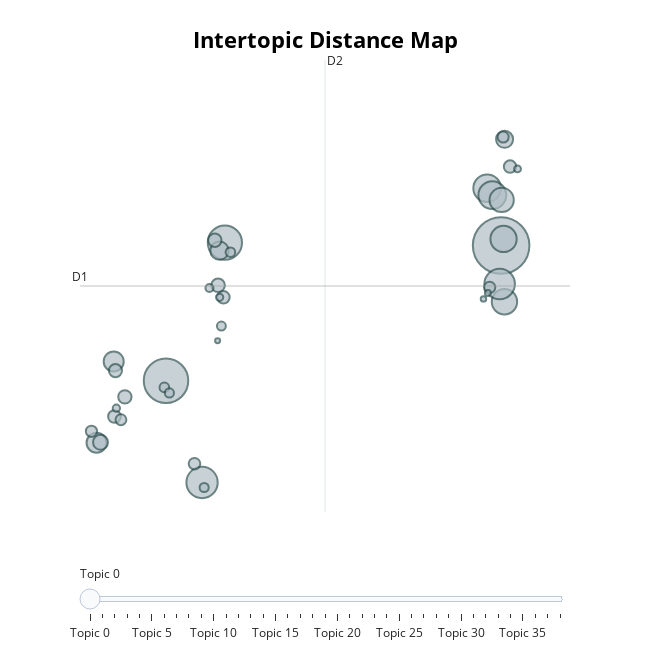

The notebook cell saved with this chart:
### Code cell
topic_model.visualize_topics(custom_labels=True)

### Figure 1 — Plotly figure (JSON) as saved in the notebook; plotly's stock layout.template omitted (floating-point values rounded to 4 significant figures)
{"data": [{"customdata": [[0, "Social Media", 224046], [1, "Politics", 138541], [2, "Gaming", 82030], [3, "General Activities", 68719], [4, "Music", 53523], [5, "Traveling", 48296], [6, "Fashion & Style", 45161], [7, "Gadgets & Devices", 54261], [8, "Programming", 41244], [9, "Relationships", 65085], [10, "Weather", 28130], [11, "Movies & TV", 27928], [12, "Religion", 23633], [13, "Pets & Animals", 20389], [14, "Journalism", 15676], [15, "Books & Literature", 12958], [16, "Trivia & Fun Facts", 12524], [17, "Self-Improvement", 12456], [18, "Climate Change", 11976], [19, "Immigration", 11249], [20, "Urban Life", 10895], [21, "Mental Health", 10887], [22, "Agriculture", 9430], [23, "Personal Finance", 9025], [24, "Nature & Outdoors", 8642], [25, "Social Issues", 8261], [26, "War & Conflict", 6507], [27, "Sports & Fitness", 6470], [28, "Law & Justice", 5874], [29, "Sustainability", 5852], [30, "Organic Food", 5582], [31, "Economy", 8782], [32, "AI & Machine Learning", 4492], [33, "Human Rights", 3736], [34, "Physical Health", 3685], [35, "School & Education", 3320], [36, "Crypto & Blockchain", 2520], [37, "Business & Startups", 2074], [38, "Veganism & Diets", 1734]], "hovertemplate": "<b>Topic %{customdata[0]}</b><br>%{customdata[1]}<br>Size: %{customdata[2]}", "legendgroup": "", "marker": {"color": "#B0BEC5", "line": {"color": "DarkSlateGrey", "width": 2}, "size": [224046, 138541, 82030, 68719, 53523, 48296, 45161, 54261, 41244, 65085, 28130, 27928, 23633, 20389, 15676, 12958, 12524, 12456, 11976, 11249, 10895, 10887, 9430, 9025, 8642, 8261, 6507, 6470, 5874, 5852, 5582, 8782, 4492, 3736, 3685, 3320, 2520, 2074, 1734], "sizemode": "area", "sizeref": 140.0, "symbol": "circle"}, "mode": "markers", "name": "", "orientation": "v", "showlegend": false, "type": "scatter", "x": [15.14, -0.07923, 2.594, 1.557, 14.5, 15.25, 15.29, 14.74, 15.16, 15.07, -2.454, -3.233, 2.348, 15.29, -3.053, 2.285, 2.137, -1.947, -2.374, -2.419, 15.54, 2.528, 1.213, 14.61, 15.23, -2.125, -0.1545, 2.845, 0.07388, 1.653, 2.435, -3.464, 1.893, -2.333, 2.356, 15.88, 14.54, 14.33, 2.262], "xaxis": "x", "y": [7.159, 4.769, 7.209, 2.973, 8.169, 7.274, 6.164, 8.049, 7.963, 6.479, 5.11, 3.675, 7.068, 9.034, 3.682, 6.456, 7.252, 4.485, 4.949, 4.139, 8.552, 6.244, 3.305, 6.419, 9.073, 4.082, 4.653, 7.039, 4.555, 2.884, 5.736, 3.877, 6.407, 4.285, 6.244, 8.511, 6.322, 6.216, 5.474], "yaxis": "y"}], "layout": {"annotations": [{"showarrow": false, "text": "D1", "x": -3.984, "y": 6.443, "yshift": 10}, {"showarrow": false, "text": "D2", "x": 7.139, "xshift": 10, "y": 10.43}], "height": 650, "hoverlabel": {"bgcolor": "white", "font": {"family": "Rockwell", "size": 16}}, "legend": {"itemsizing": "constant", "tracegroupgap": 0}, "margin": {"t": 60}, "shapes": [{"line": {"color": "#CFD8DC", "width": 2}, "type": "line", "x0": 7.139, "x1": 7.139, "y0": 2.452, "y1": 10.43}, {"line": {"color": "#9E9E9E", "width": 2}, "type": "line", "x0": -3.984, "x1": 18.26, "y0": 6.443, "y1": 6.443}], "sliders": [{"active": 0, "pad": {"t": 50}, "steps": [{"args": [{"marker.color": [["red", "#B0BEC5", "#B0BEC5", "#B0BEC5", "#B0BEC5", "#B0BEC5", "#B0BEC5", "#B0BEC5", "#B0BEC5", "#B0BEC5", "#B0BEC5", "#B0BEC5", "#B0BEC5", "#B0BEC5", "#B0BEC5", "#B0BEC5", "#B0BEC5", "#B0BEC5", "#B0BEC5", "#B0BEC5", "#B0BEC5", "#B0BEC5", "#B0BEC5", "#B0BEC5", "#B0BEC5", "#B0BEC5", "#B0BEC5", "#B0BEC5", "#B0BEC5", "#B0BEC5", "#B0BEC5", "#B0BEC5", "#B0BEC5", "#B0BEC5", "#B0BEC5", "#B0BEC5", "#B0BEC5", "#B0BEC5", "#B0BEC5"]]}], "label": "Topic 0", "method": "update"}, {"args": [{"marker.color": [["#B0BEC5", "red", "#B0BEC5", "#B0BEC5", "#B0BEC5", "#B0BEC5", "#B0BEC5", "#B0BEC5", "#B0BEC5", "#B0BEC5", "#B0BEC5", "#B0BEC5", "#B0BEC5", "#B0BEC5", "#B0BEC5", "#B0BEC5", "#B0BEC5", "#B0BEC5", "#B0BEC5", "#B0BEC5", "#B0BEC5", "#B0BEC5", "#B0BEC5", "#B0BEC5", "#B0BEC5", "#B0BEC5", "#B0BEC5", "#B0BEC5", "#B0BEC5", "#B0BEC5", "#B0BEC5", "#B0BEC5", "#B0BEC5", "#B0BEC5", "#B0BEC5", "#B0BEC5", "#B0BEC5", "#B0BEC5", "#B0BEC5"]]}], "label": "Topic 1", "method": "update"}, {"args": [{"marker.color": [["#B0BEC5", "#B0BEC5", "red", "#B0BEC5", "#B0BEC5", "#B0BEC5", "#B0BEC5", "#B0BEC5", "#B0BEC5", "#B0BEC5", "#B0BEC5", "#B0BEC5", "#B0BEC5", "#B0BEC5", "#B0BEC5", "#B0BEC5", "#B0BEC5", "#B0BEC5", "#B0BEC5", "#B0BEC5", "#B0BEC5", "#B0BEC5", "#B0BEC5", "#B0BEC5", "#B0BEC5", "#B0BEC5", "#B0BEC5", "#B0BEC5", "#B0BEC5", "#B0BEC5", "#B0BEC5", "#B0BEC5", "#B0BEC5", "#B0BEC5", "#B0BEC5", "#B0BEC5", "#B0BEC5", "#B0BEC5", "#B0BEC5"]]}], "label": "Topic 2", "method": "update"}, {"args": [{"marker.color": [["#B0BEC5", "#B0BEC5", "#B0BEC5", "red", "#B0BEC5", "#B0BEC5", "#B0BEC5", "#B0BEC5", "#B0BEC5", "#B0BEC5", "#B0BEC5", "#B0BEC5", "#B0BEC5", "#B0BEC5", "#B0BEC5", "#B0BEC5", "#B0BEC5", "#B0BEC5", "#B0BEC5", "#B0BEC5", "#B0BEC5", "#B0BEC5", "#B0BEC5", "#B0BEC5", "#B0BEC5", "#B0BEC5", "#B0BEC5", "#B0BEC5", "#B0BEC5", "#B0BEC5", "#B0BEC5", "#B0BEC5", "#B0BEC5", "#B0BEC5", "#B0BEC5", "#B0BEC5", "#B0BEC5", "#B0BEC5", "#B0BEC5"]]}], "label": "Topic 3", "method": "update"}, {"args": [{"marker.color": [["#B0BEC5", "#B0BEC5", "#B0BEC5", "#B0BEC5", "red", "#B0BEC5", "#B0BEC5", "#B0BEC5", "#B0BEC5", "#B0BEC5", "#B0BEC5", "#B0BEC5", "#B0BEC5", "#B0BEC5", "#B0BEC5", "#B0BEC5", "#B0BEC5", "#B0BEC5", "#B0BEC5", "#B0BEC5", "#B0BEC5", "#B0BEC5", "#B0BEC5", "#B0BEC5", "#B0BEC5", "#B0BEC5", "#B0BEC5", "#B0BEC5", "#B0BEC5", "#B0BEC5", "#B0BEC5", "#B0BEC5", "#B0BEC5", "#B0BEC5", "#B0BEC5", "#B0BEC5", "#B0BEC5", "#B0BEC5", "#B0BEC5"]]}], "label": "Topic 4", "method": "update"}, {"args": [{"marker.color": [["#B0BEC5", "#B0BEC5", "#B0BEC5", "#B0BEC5", "#B0BEC5", "red", "#B0BEC5", "#B0BEC5", "#B0BEC5", "#B0BEC5", "#B0BEC5", "#B0BEC5", "#B0BEC5", "#B0BEC5", "#B0BEC5", "#B0BEC5", "#B0BEC5", "#B0BEC5", "#B0BEC5", "#B0BEC5", "#B0BEC5", "#B0BEC5", "#B0BEC5", "#B0BEC5", "#B0BEC5", "#B0BEC5", "#B0BEC5", "#B0BEC5", "#B0BEC5", "#B0BEC5", "#B0BEC5", "#B0BEC5", "#B0BEC5", "#B0BEC5", "#B0BEC5", "#B0BEC5", "#B0BEC5", "#B0BEC5", "#B0BEC5"]]}], "label": "Topic 5", "method": "update"}, {"args": [{"marker.color": [["#B0BEC5", "#B0BEC5", "#B0BEC5", "#B0BEC5", "#B0BEC5", "#B0BEC5", "red", "#B0BEC5", "#B0BEC5", "#B0BEC5", "#B0BEC5", "#B0BEC5", "#B0BEC5", "#B0BEC5", "#B0BEC5", "#B0BEC5", "#B0BEC5", "#B0BEC5", "#B0BEC5", "#B0BEC5", "#B0BEC5", "#B0BEC5", "#B0BEC5", "#B0BEC5", "#B0BEC5", "#B0BEC5", "#B0BEC5", "#B0BEC5", "#B0BEC5", "#B0BEC5", "#B0BEC5", "#B0BEC5", "#B0BEC5", "#B0BEC5", "#B0BEC5", "#B0BEC5", "#B0BEC5", "#B0BEC5", "#B0BEC5"]]}], "label": "Topic 6", "method": "update"}, {"args": [{"marker.color": [["#B0BEC5", "#B0BEC5", "#B0BEC5", "#B0BEC5", "#B0BEC5", "#B0BEC5", "#B0BEC5", "red", "#B0BEC5", "#B0BEC5", "#B0BEC5", "#B0BEC5", "#B0BEC5", "#B0BEC5", "#B0BEC5", "#B0BEC5", "#B0BEC5", "#B0BEC5", "#B0BEC5", "#B0BEC5", "#B0BEC5", "#B0BEC5", "#B0BEC5", "#B0BEC5", "#B0BEC5", "#B0BEC5", "#B0BEC5", "#B0BEC5", "#B0BEC5", "#B0BEC5", "#B0BEC5", "#B0BEC5", "#B0BEC5", "#B0BEC5", "#B0BEC5", "#B0BEC5", "#B0BEC5", "#B0BEC5", "#B0BEC5"]]}], "label": "Topic 7", "method": "update"}, {"args": [{"marker.color": [["#B0BEC5", "#B0BEC5", "#B0BEC5", "#B0BEC5", "#B0BEC5", "#B0BEC5", "#B0BEC5", "#B0BEC5", "red", "#B0BEC5", "#B0BEC5", "#B0BEC5", "#B0BEC5", "#B0BEC5", "#B0BEC5", "#B0BEC5", "#B0BEC5", "#B0BEC5", "#B0BEC5", "#B0BEC5", "#B0BEC5", "#B0BEC5", "#B0BEC5", "#B0BEC5", "#B0BEC5", "#B0BEC5", "#B0BEC5", "#B0BEC5", "#B0BEC5", "#B0BEC5", "#B0BEC5", "#B0BEC5", "#B0BEC5", "#B0BEC5", "#B0BEC5", "#B0BEC5", "#B0BEC5", "#B0BEC5", "#B0BEC5"]]}], "label": "Topic 8", "method": "update"}, {"args": [{"marker.color": [["#B0BEC5", "#B0BEC5", "#B0BEC5", "#B0BEC5", "#B0BEC5", "#B0BEC5", "#B0BEC5", "#B0BEC5", "#B0BEC5", "red", "#B0BEC5", "#B0BEC5", "#B0BEC5", "#B0BEC5", "#B0BEC5", "#B0BEC5", "#B0BEC5", "#B0BEC5", "#B0BEC5", "#B0BEC5", "#B0BEC5", "#B0BEC5", "#B0BEC5", "#B0BEC5", "#B0BEC5", "#B0BEC5", "#B0BEC5", "#B0BEC5", "#B0BEC5", "#B0BEC5", "#B0BEC5", "#B0BEC5", "#B0BEC5", "#B0BEC5", "#B0BEC5", "#B0BEC5", "#B0BEC5", "#B0BEC5", "#B0BEC5"]]}], "label": "Topic 9", "method": "update"}, {"args": [{"marker.color": [["#B0BEC5", "#B0BEC5", "#B0BEC5", "#B0BEC5", "#B0BEC5", "#B0BEC5", "#B0BEC5", "#B0BEC5", "#B0BEC5", "#B0BEC5", "red", "#B0BEC5", "#B0BEC5", "#B0BEC5", "#B0BEC5", "#B0BEC5", "#B0BEC5", "#B0BEC5", "#B0BEC5", "#B0BEC5", "#B0BEC5", "#B0BEC5", "#B0BEC5", "#B0BEC5", "#B0BEC5", "#B0BEC5", "#B0BEC5", "#B0BEC5", "#B0BEC5", "#B0BEC5", "#B0BEC5", "#B0BEC5", "#B0BEC5", "#B0BEC5", "#B0BEC5", "#B0BEC5", "#B0BEC5", "#B0BEC5", "#B0BEC5"]]}], "label": "Topic 10", "method": "update"}, {"args": [{"marker.color": [["#B0BEC5", "#B0BEC5", "#B0BEC5", "#B0BEC5", "#B0BEC5", "#B0BEC5", "#B0BEC5", "#B0BEC5", "#B0BEC5", "#B0BEC5", "#B0BEC5", "red", "#B0BEC5", "#B0BEC5", "#B0BEC5", "#B0BEC5", "#B0BEC5", "#B0BEC5", "#B0BEC5", "#B0BEC5", "#B0BEC5", "#B0BEC5", "#B0BEC5", "#B0BEC5", "#B0BEC5", "#B0BEC5", "#B0BEC5", "#B0BEC5", "#B0BEC5", "#B0BEC5", "#B0BEC5", "#B0BEC5", "#B0BEC5", "#B0BEC5", "#B0BEC5", "#B0BEC5", "#B0BEC5", "#B0BEC5", "#B0BEC5"]]}], "label": "Topic 11", "method": "update"}, {"args": [{"marker.color": [["#B0BEC5", "#B0BEC5", "#B0BEC5", "#B0BEC5", "#B0BEC5", "#B0BEC5", "#B0BEC5", "#B0BEC5", "#B0BEC5", "#B0BEC5", "#B0BEC5", "#B0BEC5", "red", "#B0BEC5", "#B0BEC5", "#B0BEC5", "#B0BEC5", "#B0BEC5", "#B0BEC5", "#B0BEC5", "#B0BEC5", "#B0BEC5", "#B0BEC5", "#B0BEC5", "#B0BEC5", "#B0BEC5", "#B0BEC5", "#B0BEC5", "#B0BEC5", "#B0BEC5", "#B0BEC5", "#B0BEC5", "#B0BEC5", "#B0BEC5", "#B0BEC5", "#B0BEC5", "#B0BEC5", "#B0BEC5", "#B0BEC5"]]}], "label": "Topic 12", "method": "update"}, {"args": [{"marker.color": [["#B0BEC5", "#B0BEC5", "#B0BEC5", "#B0BEC5", "#B0BEC5", "#B0BEC5", "#B0BEC5", "#B0BEC5", "#B0BEC5", "#B0BEC5", "#B0BEC5", "#B0BEC5", "#B0BEC5", "red", "#B0BEC5", "#B0BEC5", "#B0BEC5", "#B0BEC5", "#B0BEC5", "#B0BEC5", "#B0BEC5", "#B0BEC5", "#B0BEC5", "#B0BEC5", "#B0BEC5", "#B0BEC5", "#B0BEC5", "#B0BEC5", "#B0BEC5", "#B0BEC5", "#B0BEC5", "#B0BEC5", "#B0BEC5", "#B0BEC5", "#B0BEC5", "#B0BEC5", "#B0BEC5", "#B0BEC5", "#B0BEC5"]]}], "label": "Topic 13", "method": "update"}, {"args": [{"marker.color": [["#B0BEC5", "#B0BEC5", "#B0BEC5", "#B0BEC5", "#B0BEC5", "#B0BEC5", "#B0BEC5", "#B0BEC5", "#B0BEC5", "#B0BEC5", "#B0BEC5", "#B0BEC5", "#B0BEC5", "#B0BEC5", "red", "#B0BEC5", "#B0BEC5", "#B0BEC5", "#B0BEC5", "#B0BEC5", "#B0BEC5", "#B0BEC5", "#B0BEC5", "#B0BEC5", "#B0BEC5", "#B0BEC5", "#B0BEC5", "#B0BEC5", "#B0BEC5", "#B0BEC5", "#B0BEC5", "#B0BEC5", "#B0BEC5", "#B0BEC5", "#B0BEC5", "#B0BEC5", "#B0BEC5", "#B0BEC5", "#B0BEC5"]]}], "label": "Topic 14", "method": "update"}, {"args": [{"marker.color": [["#B0BEC5", "#B0BEC5", "#B0BEC5", "#B0BEC5", "#B0BEC5", "#B0BEC5", "#B0BEC5", "#B0BEC5", "#B0BEC5", "#B0BEC5", "#B0BEC5", "#B0BEC5", "#B0BEC5", "#B0BEC5", "#B0BEC5", "red", "#B0BEC5", "#B0BEC5", "#B0BEC5", "#B0BEC5", "#B0BEC5", "#B0BEC5", "#B0BEC5", "#B0BEC5", "#B0BEC5", "#B0BEC5", "#B0BEC5", "#B0BEC5", "#B0BEC5", "#B0BEC5", "#B0BEC5", "#B0BEC5", "#B0BEC5", "#B0BEC5", "#B0BEC5", "#B0BEC5", "#B0BEC5", "#B0BEC5", "#B0BEC5"]]}], "label": "Topic 15", "method": "update"}, {"args": [{"marker.color": [["#B0BEC5", "#B0BEC5", "#B0BEC5", "#B0BEC5", "#B0BEC5", "#B0BEC5", "#B0BEC5", "#B0BEC5", "#B0BEC5", "#B0BEC5", "#B0BEC5", "#B0BEC5", "#B0BEC5", "#B0BEC5", "#B0BEC5", "#B0BEC5", "red", "#B0BEC5", "#B0BEC5", "#B0BEC5", "#B0BEC5", "#B0BEC5", "#B0BEC5", "#B0BEC5", "#B0BEC5", "#B0BEC5", "#B0BEC5", "#B0BEC5", "#B0BEC5", "#B0BEC5", "#B0BEC5", "#B0BEC5", "#B0BEC5", "#B0BEC5", "#B0BEC5", "#B0BEC5", "#B0BEC5", "#B0BEC5", "#B0BEC5"]]}], "label": "Topic 16", "method": "update"}, {"args": [{"marker.color": [["#B0BEC5", "#B0BEC5", "#B0BEC5", "#B0BEC5", "#B0BEC5", "#B0BEC5", "#B0BEC5", "#B0BEC5", "#B0BEC5", "#B0BEC5", "#B0BEC5", "#B0BEC5", "#B0BEC5", "#B0BEC5", "#B0BEC5", "#B0BEC5", "#B0BEC5", "red", "#B0BEC5", "#B0BEC5", "#B0BEC5", "#B0BEC5", "#B0BEC5", "#B0BEC5", "#B0BEC5", "#B0BEC5", "#B0BEC5", "#B0BEC5", "#B0BEC5", "#B0BEC5", "#B0BEC5", "#B0BEC5", "#B0BEC5", "#B0BEC5", "#B0BEC5", "#B0BEC5", "#B0BEC5", "#B0BEC5", "#B0BEC5"]]}], "label": "Topic 17", "method": "update"}, {"args": [{"marker.color": [["#B0BEC5", "#B0BEC5", "#B0BEC5", "#B0BEC5", "#B0BEC5", "#B0BEC5", "#B0BEC5", "#B0BEC5", "#B0BEC5", "#B0BEC5", "#B0BEC5", "#B0BEC5", "#B0BEC5", "#B0BEC5", "#B0BEC5", "#B0BEC5", "#B0BEC5", "#B0BEC5", "red", "#B0BEC5", "#B0BEC5", "#B0BEC5", "#B0BEC5", "#B0BEC5", "#B0BEC5", "#B0BEC5", "#B0BEC5", "#B0BEC5", "#B0BEC5", "#B0BEC5", "#B0BEC5", "#B0BEC5", "#B0BEC5", "#B0BEC5", "#B0BEC5", "#B0BEC5", "#B0BEC5", "#B0BEC5", "#B0BEC5"]]}], "label": "Topic 18", "method": "update"}, {"args": [{"marker.color": [["#B0BEC5", "#B0BEC5", "#B0BEC5", "#B0BEC5", "#B0BEC5", "#B0BEC5", "#B0BEC5", "#B0BEC5", "#B0BEC5", "#B0BEC5", "#B0BEC5", "#B0BEC5", "#B0BEC5", "#B0BEC5", "#B0BEC5", "#B0BEC5", "#B0BEC5", "#B0BEC5", "#B0BEC5", "red", "#B0BEC5", "#B0BEC5", "#B0BEC5", "#B0BEC5", "#B0BEC5", "#B0BEC5", "#B0BEC5", "#B0BEC5", "#B0BEC5", "#B0BEC5", "#B0BEC5", "#B0BEC5", "#B0BEC5", "#B0BEC5", "#B0BEC5", "#B0BEC5", "#B0BEC5", "#B0BEC5", "#B0BEC5"]]}], "label": "Topic 19", "method": "update"}, {"args": [{"marker.color": [["#B0BEC5", "#B0BEC5", "#B0BEC5", "#B0BEC5", "#B0BEC5", "#B0BEC5", "#B0BEC5", "#B0BEC5", "#B0BEC5", "#B0BEC5", "#B0BEC5", "#B0BEC5", "#B0BEC5", "#B0BEC5", "#B0BEC5", "#B0BEC5", "#B0BEC5", "#B0BEC5", "#B0BEC5", "#B0BEC5", "red", "#B0BEC5", "#B0BEC5", "#B0BEC5", "#B0BEC5", "#B0BEC5", "#B0BEC5", "#B0BEC5", "#B0BEC5", "#B0BEC5", "#B0BEC5", "#B0BEC5", "#B0BEC5", "#B0BEC5", "#B0BEC5", "#B0BEC5", "#B0BEC5", "#B0BEC5", "#B0BEC5"]]}], "label": "Topic 20", "method": "update"}, {"args": [{"marker.color": [["#B0BEC5", "#B0BEC5", "#B0BEC5", "#B0BEC5", "#B0BEC5", "#B0BEC5", "#B0BEC5", "#B0BEC5", "#B0BEC5", "#B0BEC5", "#B0BEC5", "#B0BEC5", "#B0BEC5", "#B0BEC5", "#B0BEC5", "#B0BEC5", "#B0BEC5", "#B0BEC5", "#B0BEC5", "#B0BEC5", "#B0BEC5", "red", "#B0BEC5", "#B0BEC5", "#B0BEC5", "#B0BEC5", "#B0BEC5", "#B0BEC5", "#B0BEC5", "#B0BEC5", "#B0BEC5", "#B0BEC5", "#B0BEC5", "#B0BEC5", "#B0BEC5", "#B0BEC5", "#B0BEC5", "#B0BEC5", "#B0BEC5"]]}], "label": "Topic 21", "method": "update"}, {"args": [{"marker.color": [["#B0BEC5", "#B0BEC5", "#B0BEC5", "#B0BEC5", "#B0BEC5", "#B0BEC5", "#B0BEC5", "#B0BEC5", "#B0BEC5", "#B0BEC5", "#B0BEC5", "#B0BEC5", "#B0BEC5", "#B0BEC5", "#B0BEC5", "#B0BEC5", "#B0BEC5", "#B0BEC5", "#B0BEC5", "#B0BEC5", "#B0BEC5", "#B0BEC5", "red", "#B0BEC5", "#B0BEC5", "#B0BEC5", "#B0BEC5", "#B0BEC5", "#B0BEC5", "#B0BEC5", "#B0BEC5", "#B0BEC5", "#B0BEC5", "#B0BEC5", "#B0BEC5", "#B0BEC5", "#B0BEC5", "#B0BEC5", "#B0BEC5"]]}], "label": "Topic 22", "method": "update"}, {"args": [{"marker.color": [["#B0BEC5", "#B0BEC5", "#B0BEC5", "#B0BEC5", "#B0BEC5", "#B0BEC5", "#B0BEC5", "#B0BEC5", "#B0BEC5", "#B0BEC5", "#B0BEC5", "#B0BEC5", "#B0BEC5", "#B0BEC5", "#B0BEC5", "#B0BEC5", "#B0BEC5", "#B0BEC5", "#B0BEC5", "#B0BEC5", "#B0BEC5", "#B0BEC5", "#B0BEC5", "red", "#B0BEC5", "#B0BEC5", "#B0BEC5", "#B0BEC5", "#B0BEC5", "#B0BEC5", "#B0BEC5", "#B0BEC5", "#B0BEC5", "#B0BEC5", "#B0BEC5", "#B0BEC5", "#B0BEC5", "#B0BEC5", "#B0BEC5"]]}], "label": "Topic 23", "method": "update"}, {"args": [{"marker.color": [["#B0BEC5", "#B0BEC5", "#B0BEC5", "#B0BEC5", "#B0BEC5", "#B0BEC5", "#B0BEC5", "#B0BEC5", "#B0BEC5", "#B0BEC5", "#B0BEC5", "#B0BEC5", "#B0BEC5", "#B0BEC5", "#B0BEC5", "#B0BEC5", "#B0BEC5", "#B0BEC5", "#B0BEC5", "#B0BEC5", "#B0BEC5", "#B0BEC5", "#B0BEC5", "#B0BEC5", "red", "#B0BEC5", "#B0BEC5", "#B0BEC5", "#B0BEC5", "#B0BEC5", "#B0BEC5", "#B0BEC5", "#B0BEC5", "#B0BEC5", "#B0BEC5", "#B0BEC5", "#B0BEC5", "#B0BEC5", "#B0BEC5"]]}], "label": "Topic 24", "method": "update"}, {"args": [{"marker.color": [["#B0BEC5", "#B0BEC5", "#B0BEC5", "#B0BEC5", "#B0BEC5", "#B0BEC5", "#B0BEC5", "#B0BEC5", "#B0BEC5", "#B0BEC5", "#B0BEC5", "#B0BEC5", "#B0BEC5", "#B0BEC5", "#B0BEC5", "#B0BEC5", "#B0BEC5", "#B0BEC5", "#B0BEC5", "#B0BEC5", "#B0BEC5", "#B0BEC5", "#B0BEC5", "#B0BEC5", "#B0BEC5", "red", "#B0BEC5", "#B0BEC5", "#B0BEC5", "#B0BEC5", "#B0BEC5", "#B0BEC5", "#B0BEC5", "#B0BEC5", "#B0BEC5", "#B0BEC5", "#B0BEC5", "#B0BEC5", "#B0BEC5"]]}], "label": "Topic 25", "method": "update"}, {"args": [{"marker.color": [["#B0BEC5", "#B0BEC5", "#B0BEC5", "#B0BEC5", "#B0BEC5", "#B0BEC5", "#B0BEC5", "#B0BEC5", "#B0BEC5", "#B0BEC5", "#B0BEC5", "#B0BEC5", "#B0BEC5", "#B0BEC5", "#B0BEC5", "#B0BEC5", "#B0BEC5", "#B0BEC5", "#B0BEC5", "#B0BEC5", "#B0BEC5", "#B0BEC5", "#B0BEC5", "#B0BEC5", "#B0BEC5", "#B0BEC5", "red", "#B0BEC5", "#B0BEC5", "#B0BEC5", "#B0BEC5", "#B0BEC5", "#B0BEC5", "#B0BEC5", "#B0BEC5", "#B0BEC5", "#B0BEC5", "#B0BEC5", "#B0BEC5"]]}], "label": "Topic 26", "method": "update"}, {"args": [{"marker.color": [["#B0BEC5", "#B0BEC5", "#B0BEC5", "#B0BEC5", "#B0BEC5", "#B0BEC5", "#B0BEC5", "#B0BEC5", "#B0BEC5", "#B0BEC5", "#B0BEC5", "#B0BEC5", "#B0BEC5", "#B0BEC5", "#B0BEC5", "#B0BEC5", "#B0BEC5", "#B0BEC5", "#B0BEC5", "#B0BEC5", "#B0BEC5", "#B0BEC5", "#B0BEC5", "#B0BEC5", "#B0BEC5", "#B0BEC5", "#B0BEC5", "red", "#B0BEC5", "#B0BEC5", "#B0BEC5", "#B0BEC5", "#B0BEC5", "#B0BEC5", "#B0BEC5", "#B0BEC5", "#B0BEC5", "#B0BEC5", "#B0BEC5"]]}], "label": "Topic 27", "method": "update"}, {"args": [{"marker.color": [["#B0BEC5", "#B0BEC5", "#B0BEC5", "#B0BEC5", "#B0BEC5", "#B0BEC5", "#B0BEC5", "#B0BEC5", "#B0BEC5", "#B0BEC5", "#B0BEC5", "#B0BEC5", "#B0BEC5", "#B0BEC5", "#B0BEC5", "#B0BEC5", "#B0BEC5", "#B0BEC5", "#B0BEC5", "#B0BEC5", "#B0BEC5", "#B0BEC5", "#B0BEC5", "#B0BEC5", "#B0BEC5", "#B0BEC5", "#B0BEC5", "#B0BEC5", "red", "#B0BEC5", "#B0BEC5", "#B0BEC5", "#B0BEC5", "#B0BEC5", "#B0BEC5", "#B0BEC5", "#B0BEC5", "#B0BEC5", "#B0BEC5"]]}], "label": "Topic 28", "method": "update"}, {"args": [{"marker.color": [["#B0BEC5", "#B0BEC5", "#B0BEC5", "#B0BEC5", "#B0BEC5", "#B0BEC5", "#B0BEC5", "#B0BEC5", "#B0BEC5", "#B0BEC5", "#B0BEC5", "#B0BEC5", "#B0BEC5", "#B0BEC5", "#B0BEC5", "#B0BEC5", "#B0BEC5", "#B0BEC5", "#B0BEC5", "#B0BEC5", "#B0BEC5", "#B0BEC5", "#B0BEC5", "#B0BEC5", "#B0BEC5", "#B0BEC5", "#B0BEC5", "#B0BEC5", "#B0BEC5", "red", "#B0BEC5", "#B0BEC5", "#B0BEC5", "#B0BEC5", "#B0BEC5", "#B0BEC5", "#B0BEC5", "#B0BEC5", "#B0BEC5"]]}], "label": "Topic 29", "method": "update"}, {"args": [{"marker.color": [["#B0BEC5", "#B0BEC5", "#B0BEC5", "#B0BEC5", "#B0BEC5", "#B0BEC5", "#B0BEC5", "#B0BEC5", "#B0BEC5", "#B0BEC5", "#B0BEC5", "#B0BEC5", "#B0BEC5", "#B0BEC5", "#B0BEC5", "#B0BEC5", "#B0BEC5", "#B0BEC5", "#B0BEC5", "#B0BEC5", "#B0BEC5", "#B0BEC5", "#B0BEC5", "#B0BEC5", "#B0BEC5", "#B0BEC5", "#B0BEC5", "#B0BEC5", "#B0BEC5", "#B0BEC5", "red", "#B0BEC5", "#B0BEC5", "#B0BEC5", "#B0BEC5", "#B0BEC5", "#B0BEC5", "#B0BEC5", "#B0BEC5"]]}], "label": "Topic 30", "method": "update"}, {"args": [{"marker.color": [["#B0BEC5", "#B0BEC5", "#B0BEC5", "#B0BEC5", "#B0BEC5", "#B0BEC5", "#B0BEC5", "#B0BEC5", "#B0BEC5", "#B0BEC5", "#B0BEC5", "#B0BEC5", "#B0BEC5", "#B0BEC5", "#B0BEC5", "#B0BEC5", "#B0BEC5", "#B0BEC5", "#B0BEC5", "#B0BEC5", "#B0BEC5", "#B0BEC5", "#B0BEC5", "#B0BEC5", "#B0BEC5", "#B0BEC5", "#B0BEC5", "#B0BEC5", "#B0BEC5", "#B0BEC5", "#B0BEC5", "red", "#B0BEC5", "#B0BEC5", "#B0BEC5", "#B0BEC5", "#B0BEC5", "#B0BEC5", "#B0BEC5"]]}], "label": "Topic 31", "method": "update"}, {"args": [{"marker.color": [["#B0BEC5", "#B0BEC5", "#B0BEC5", "#B0BEC5", "#B0BEC5", "#B0BEC5", "#B0BEC5", "#B0BEC5", "#B0BEC5", "#B0BEC5", "#B0BEC5", "#B0BEC5", "#B0BEC5", "#B0BEC5", "#B0BEC5", "#B0BEC5", "#B0BEC5", "#B0BEC5", "#B0BEC5", "#B0BEC5", "#B0BEC5", "#B0BEC5", "#B0BEC5", "#B0BEC5", "#B0BEC5", "#B0BEC5", "#B0BEC5", "#B0BEC5", "#B0BEC5", "#B0BEC5", "#B0BEC5", "#B0BEC5", "red", "#B0BEC5", "#B0BEC5", "#B0BEC5", "#B0BEC5", "#B0BEC5", "#B0BEC5"]]}], "label": "Topic 32", "method": "update"}, {"args": [{"marker.color": [["#B0BEC5", "#B0BEC5", "#B0BEC5", "#B0BEC5", "#B0BEC5", "#B0BEC5", "#B0BEC5", "#B0BEC5", "#B0BEC5", "#B0BEC5", "#B0BEC5", "#B0BEC5", "#B0BEC5", "#B0BEC5", "#B0BEC5", "#B0BEC5", "#B0BEC5", "#B0BEC5", "#B0BEC5", "#B0BEC5", "#B0BEC5", "#B0BEC5", "#B0BEC5", "#B0BEC5", "#B0BEC5", "#B0BEC5", "#B0BEC5", "#B0BEC5", "#B0BEC5", "#B0BEC5", "#B0BEC5", "#B0BEC5", "#B0BEC5", "red", "#B0BEC5", "#B0BEC5", "#B0BEC5", "#B0BEC5", "#B0BEC5"]]}], "label": "Topic 33", "method": "update"}, {"args": [{"marker.color": [["#B0BEC5", "#B0BEC5", "#B0BEC5", "#B0BEC5", "#B0BEC5", "#B0BEC5", "#B0BEC5", "#B0BEC5", "#B0BEC5", "#B0BEC5", "#B0BEC5", "#B0BEC5", "#B0BEC5", "#B0BEC5", "#B0BEC5", "#B0BEC5", "#B0BEC5", "#B0BEC5", "#B0BEC5", "#B0BEC5", "#B0BEC5", "#B0BEC5", "#B0BEC5", "#B0BEC5", "#B0BEC5", "#B0BEC5", "#B0BEC5", "#B0BEC5", "#B0BEC5", "#B0BEC5", "#B0BEC5", "#B0BEC5", "#B0BEC5", "#B0BEC5", "red", "#B0BEC5", "#B0BEC5", "#B0BEC5", "#B0BEC5"]]}], "label": "Topic 34", "method": "update"}, {"args": [{"marker.color": [["#B0BEC5", "#B0BEC5", "#B0BEC5", "#B0BEC5", "#B0BEC5", "#B0BEC5", "#B0BEC5", "#B0BEC5", "#B0BEC5", "#B0BEC5", "#B0BEC5", "#B0BEC5", "#B0BEC5", "#B0BEC5", "#B0BEC5", "#B0BEC5", "#B0BEC5", "#B0BEC5", "#B0BEC5", "#B0BEC5", "#B0BEC5", "#B0BEC5", "#B0BEC5", "#B0BEC5", "#B0BEC5", "#B0BEC5", "#B0BEC5", "#B0BEC5", "#B0BEC5", "#B0BEC5", "#B0BEC5", "#B0BEC5", "#B0BEC5", "#B0BEC5", "#B0BEC5", "red", "#B0BEC5", "#B0BEC5", "#B0BEC5"]]}], "label": "Topic 35", "method": "update"}, {"args": [{"marker.color": [["#B0BEC5", "#B0BEC5", "#B0BEC5", "#B0BEC5", "#B0BEC5", "#B0BEC5", "#B0BEC5", "#B0BEC5", "#B0BEC5", "#B0BEC5", "#B0BEC5", "#B0BEC5", "#B0BEC5", "#B0BEC5", "#B0BEC5", "#B0BEC5", "#B0BEC5", "#B0BEC5", "#B0BEC5", "#B0BEC5", "#B0BEC5", "#B0BEC5", "#B0BEC5", "#B0BEC5", "#B0BEC5", "#B0BEC5", "#B0BEC5", "#B0BEC5", "#B0BEC5", "#B0BEC5", "#B0BEC5", "#B0BEC5", "#B0BEC5", "#B0BEC5", "#B0BEC5", "#B0BEC5", "red", "#B0BEC5", "#B0BEC5"]]}], "label": "Topic 36", "method": "update"}, {"args": [{"marker.color": [["#B0BEC5", "#B0BEC5", "#B0BEC5", "#B0BEC5", "#B0BEC5", "#B0BEC5", "#B0BEC5", "#B0BEC5", "#B0BEC5", "#B0BEC5", "#B0BEC5", "#B0BEC5", "#B0BEC5", "#B0BEC5", "#B0BEC5", "#B0BEC5", "#B0BEC5", "#B0BEC5", "#B0BEC5", "#B0BEC5", "#B0BEC5", "#B0BEC5", "#B0BEC5", "#B0BEC5", "#B0BEC5", "#B0BEC5", "#B0BEC5", "#B0BEC5", "#B0BEC5", "#B0BEC5", "#B0BEC5", "#B0BEC5", "#B0BEC5", "#B0BEC5", "#B0BEC5", "#B0BEC5", "#B0BEC5", "red", "#B0BEC5"]]}], "label": "Topic 37", "method": "update"}, {"args": [{"marker.color": [["#B0BEC5", "#B0BEC5", "#B0BEC5", "#B0BEC5", "#B0BEC5", "#B0BEC5", "#B0BEC5", "#B0BEC5", "#B0BEC5", "#B0BEC5", "#B0BEC5", "#B0BEC5", "#B0BEC5", "#B0BEC5", "#B0BEC5", "#B0BEC5", "#B0BEC5", "#B0BEC5", "#B0BEC5", "#B0BEC5", "#B0BEC5", "#B0BEC5", "#B0BEC5", "#B0BEC5", "#B0BEC5", "#B0BEC5", "#B0BEC5", "#B0BEC5", "#B0BEC5", "#B0BEC5", "#B0BEC5", "#B0BEC5", "#B0BEC5", "#B0BEC5", "#B0BEC5", "#B0BEC5", "#B0BEC5", "#B0BEC5", "red"]]}], "label": "Topic 38", "method": "update"}]}], "title": {"font": {"color": "Black", "size": 22}, "text": "<b>Intertopic Distance Map</b>", "x": 0.5, "xanchor": "center", "y": 0.95, "yanchor": "top"}, "width": 650, "xaxis": {"anchor": "y", "domain": [0, 1], "range": [-3.984, 18.26], "title": {"text": ""}, "visible": false}, "yaxis": {"anchor": "x", "domain": [0, 1], "range": [2.452, 10.43], "title": {"text": ""}, "visible": false}}}
